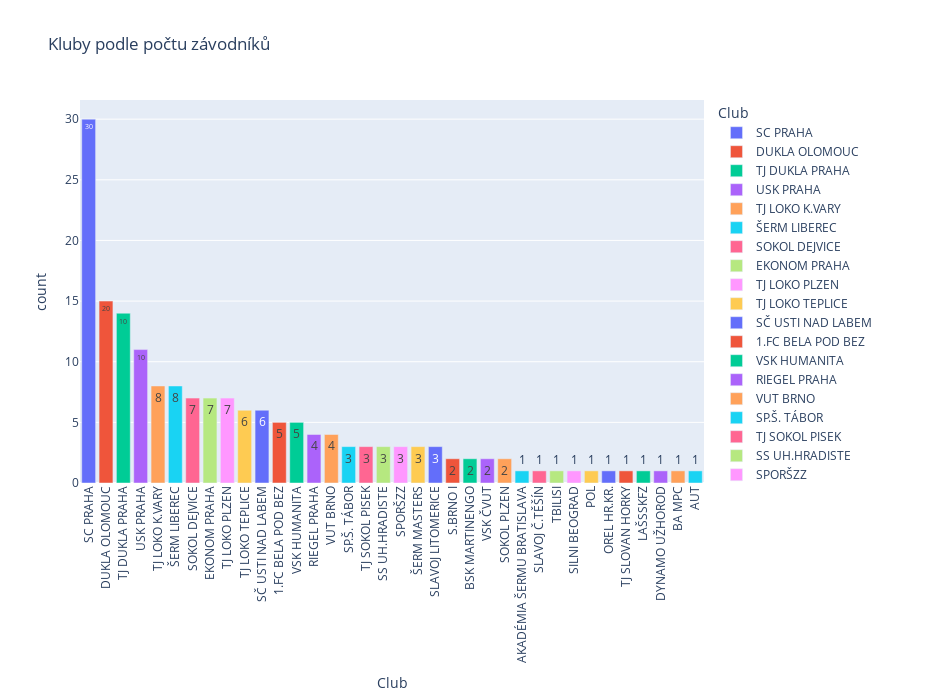

The notebook cell this image was saved under:
### Code cell
d3 = pd.DataFrame({'count' : df.groupby( ["Club"] ).size()}).reset_index()
d3 = d3.sort_values("count", ascending = False)
#d3

fig = px.bar(d3, x= d3["Club"],
             y= d3["count"], 
             color = d3["Club"] ,
             text_auto='.0s',       # případně můžu zap/vyp číselné popisky
             width=950, height=700,
             title="Kluby podle počtu závodníků")

#fig.update_traces(textfont_size=12, textangle=0, cliponaxis=False)
fig.update_layout(xaxis = dict(tickvals = d3["Club"]))
fig.update_xaxes(tickangle=270)

fig.show()

pio.write_html(fig, file="vizualizace/V2_Club.html", auto_open=True)

### Figure 1 — Plotly figure (JSON) as saved in the notebook; plotly's stock layout.template omitted (floating-point values rounded to 4 significant figures)
{"data": [{"alignmentgroup": "True", "hovertemplate": "Club=%{x}<br>count=%{y}<extra></extra>", "legendgroup": "SC PRAHA", "marker": {"color": "#636efa", "pattern": {"shape": ""}}, "name": "SC PRAHA", "offsetgroup": "SC PRAHA", "orientation": "v", "showlegend": true, "textposition": "auto", "texttemplate": "%{y:.0s}", "type": "bar", "x": ["SC PRAHA"], "xaxis": "x", "y": [30], "yaxis": "y"}, {"alignmentgroup": "True", "hovertemplate": "Club=%{x}<br>count=%{y}<extra></extra>", "legendgroup": "DUKLA OLOMOUC", "marker": {"color": "#EF553B", "pattern": {"shape": ""}}, "name": "DUKLA OLOMOUC", "offsetgroup": "DUKLA OLOMOUC", "orientation": "v", "showlegend": true, "textposition": "auto", "texttemplate": "%{y:.0s}", "type": "bar", "x": ["DUKLA OLOMOUC"], "xaxis": "x", "y": [15], "yaxis": "y"}, {"alignmentgroup": "True", "hovertemplate": "Club=%{x}<br>count=%{y}<extra></extra>", "legendgroup": "TJ DUKLA PRAHA", "marker": {"color": "#00cc96", "pattern": {"shape": ""}}, "name": "TJ DUKLA PRAHA", "offsetgroup": "TJ DUKLA PRAHA", "orientation": "v", "showlegend": true, "textposition": "auto", "texttemplate": "%{y:.0s}", "type": "bar", "x": ["TJ DUKLA PRAHA"], "xaxis": "x", "y": [14], "yaxis": "y"}, {"alignmentgroup": "True", "hovertemplate": "Club=%{x}<br>count=%{y}<extra></extra>", "legendgroup": "USK PRAHA", "marker": {"color": "#ab63fa", "pattern": {"shape": ""}}, "name": "USK PRAHA", "offsetgroup": "USK PRAHA", "orientation": "v", "showlegend": true, "textposition": "auto", "texttemplate": "%{y:.0s}", "type": "bar", "x": ["USK PRAHA"], "xaxis": "x", "y": [11], "yaxis": "y"}, {"alignmentgroup": "True", "hovertemplate": "Club=%{x}<br>count=%{y}<extra></extra>", "legendgroup": "TJ LOKO K.VARY", "marker": {"color": "#FFA15A", "pattern": {"shape": ""}}, "name": "TJ LOKO K.VARY", "offsetgroup": "TJ LOKO K.VARY", "orientation": "v", "showlegend": true, "textposition": "auto", "texttemplate": "%{y:.0s}", "type": "bar", "x": ["TJ LOKO K.VARY"], "xaxis": "x", "y": [8], "yaxis": "y"}, {"alignmentgroup": "True", "hovertemplate": "Club=%{x}<br>count=%{y}<extra></extra>", "legendgroup": "ŠERM LIBEREC", "marker": {"color": "#19d3f3", "pattern": {"shape": ""}}, "name": "ŠERM LIBEREC", "offsetgroup": "ŠERM LIBEREC", "orientation": "v", "showlegend": true, "textposition": "auto", "texttemplate": "%{y:.0s}", "type": "bar", "x": ["ŠERM LIBEREC"], "xaxis": "x", "y": [8], "yaxis": "y"}, {"alignmentgroup": "True", "hovertemplate": "Club=%{x}<br>count=%{y}<extra></extra>", "legendgroup": "SOKOL DEJVICE", "marker": {"color": "#FF6692", "pattern": {"shape": ""}}, "name": "SOKOL DEJVICE", "offsetgroup": "SOKOL DEJVICE", "orientation": "v", "showlegend": true, "textposition": "auto", "texttemplate": "%{y:.0s}", "type": "bar", "x": ["SOKOL DEJVICE"], "xaxis": "x", "y": [7], "yaxis": "y"}, {"alignmentgroup": "True", "hovertemplate": "Club=%{x}<br>count=%{y}<extra></extra>", "legendgroup": "EKONOM PRAHA", "marker": {"color": "#B6E880", "pattern": {"shape": ""}}, "name": "EKONOM PRAHA", "offsetgroup": "EKONOM PRAHA", "orientation": "v", "showlegend": true, "textposition": "auto", "texttemplate": "%{y:.0s}", "type": "bar", "x": ["EKONOM PRAHA"], "xaxis": "x", "y": [7], "yaxis": "y"}, {"alignmentgroup": "True", "hovertemplate": "Club=%{x}<br>count=%{y}<extra></extra>", "legendgroup": "TJ LOKO PLZEN", "marker": {"color": "#FF97FF", "pattern": {"shape": ""}}, "name": "TJ LOKO PLZEN", "offsetgroup": "TJ LOKO PLZEN", "orientation": "v", "showlegend": true, "textposition": "auto", "texttemplate": "%{y:.0s}", "type": "bar", "x": ["TJ LOKO PLZEN"], "xaxis": "x", "y": [7], "yaxis": "y"}, {"alignmentgroup": "True", "hovertemplate": "Club=%{x}<br>count=%{y}<extra></extra>", "legendgroup": "TJ LOKO TEPLICE", "marker": {"color": "#FECB52", "pattern": {"shape": ""}}, "name": "TJ LOKO TEPLICE", "offsetgroup": "TJ LOKO TEPLICE", "orientation": "v", "showlegend": true, "textposition": "auto", "texttemplate": "%{y:.0s}", "type": "bar", "x": ["TJ LOKO TEPLICE"], "xaxis": "x", "y": [6], "yaxis": "y"}, {"alignmentgroup": "True", "hovertemplate": "Club=%{x}<br>count=%{y}<extra></extra>", "legendgroup": "SČ USTI NAD LABEM", "marker": {"color": "#636efa", "pattern": {"shape": ""}}, "name": "SČ USTI NAD LABEM", "offsetgroup": "SČ USTI NAD LABEM", "orientation": "v", "showlegend": true, "textposition": "auto", "texttemplate": "%{y:.0s}", "type": "bar", "x": ["SČ USTI NAD LABEM"], "xaxis": "x", "y": [6], "yaxis": "y"}, {"alignmentgroup": "True", "hovertemplate": "Club=%{x}<br>count=%{y}<extra></extra>", "legendgroup": "1.FC BELA POD BEZ", "marker": {"color": "#EF553B", "pattern": {"shape": ""}}, "name": "1.FC BELA POD BEZ", "offsetgroup": "1.FC BELA POD BEZ", "orientation": "v", "showlegend": true, "textposition": "auto", "texttemplate": "%{y:.0s}", "type": "bar", "x": ["1.FC BELA POD BEZ"], "xaxis": "x", "y": [5], "yaxis": "y"}, {"alignmentgroup": "True", "hovertemplate": "Club=%{x}<br>count=%{y}<extra></extra>", "legendgroup": "VSK HUMANITA", "marker": {"color": "#00cc96", "pattern": {"shape": ""}}, "name": "VSK HUMANITA", "offsetgroup": "VSK HUMANITA", "orientation": "v", "showlegend": true, "textposition": "auto", "texttemplate": "%{y:.0s}", "type": "bar", "x": ["VSK HUMANITA"], "xaxis": "x", "y": [5], "yaxis": "y"}, {"alignmentgroup": "True", "hovertemplate": "Club=%{x}<br>count=%{y}<extra></extra>", "legendgroup": "RIEGEL PRAHA", "marker": {"color": "#ab63fa", "pattern": {"shape": ""}}, "name": "RIEGEL PRAHA", "offsetgroup": "RIEGEL PRAHA", "orientation": "v", "showlegend": true, "textposition": "auto", "texttemplate": "%{y:.0s}", "type": "bar", "x": ["RIEGEL PRAHA"], "xaxis": "x", "y": [4], "yaxis": "y"}, {"alignmentgroup": "True", "hovertemplate": "Club=%{x}<br>count=%{y}<extra></extra>", "legendgroup": "VUT BRNO", "marker": {"color": "#FFA15A", "pattern": {"shape": ""}}, "name": "VUT BRNO", "offsetgroup": "VUT BRNO", "orientation": "v", "showlegend": true, "textposition": "auto", "texttemplate": "%{y:.0s}", "type": "bar", "x": ["VUT BRNO"], "xaxis": "x", "y": [4], "yaxis": "y"}, {"alignmentgroup": "True", "hovertemplate": "Club=%{x}<br>count=%{y}<extra></extra>", "legendgroup": "SP.Š. TÁBOR", "marker": {"color": "#19d3f3", "pattern": {"shape": ""}}, "name": "SP.Š. TÁBOR", "offsetgroup": "SP.Š. TÁBOR", "orientation": "v", "showlegend": true, "textposition": "auto", "texttemplate": "%{y:.0s}", "type": "bar", "x": ["SP.Š. TÁBOR"], "xaxis": "x", "y": [3], "yaxis": "y"}, {"alignmentgroup": "True", "hovertemplate": "Club=%{x}<br>count=%{y}<extra></extra>", "legendgroup": "TJ SOKOL PISEK", "marker": {"color": "#FF6692", "pattern": {"shape": ""}}, "name": "TJ SOKOL PISEK", "offsetgroup": "TJ SOKOL PISEK", "orientation": "v", "showlegend": true, "textposition": "auto", "texttemplate": "%{y:.0s}", "type": "bar", "x": ["TJ SOKOL PISEK"], "xaxis": "x", "y": [3], "yaxis": "y"}, {"alignmentgroup": "True", "hovertemplate": "Club=%{x}<br>count=%{y}<extra></extra>", "legendgroup": "SS UH.HRADISTE", "marker": {"color": "#B6E880", "pattern": {"shape": ""}}, "name": "SS UH.HRADISTE", "offsetgroup": "SS UH.HRADISTE", "orientation": "v", "showlegend": true, "textposition": "auto", "texttemplate": "%{y:.0s}", "type": "bar", "x": ["SS UH.HRADISTE"], "xaxis": "x", "y": [3], "yaxis": "y"}, {"alignmentgroup": "True", "hovertemplate": "Club=%{x}<br>count=%{y}<extra></extra>", "legendgroup": "SPORŠZZ", "marker": {"color": "#FF97FF", "pattern": {"shape": ""}}, "name": "SPORŠZZ", "offsetgroup": "SPORŠZZ", "orientation": "v", "showlegend": true, "textposition": "auto", "texttemplate": "%{y:.0s}", "type": "bar", "x": ["SPORŠZZ"], "xaxis": "x", "y": [3], "yaxis": "y"}, {"alignmentgroup": "True", "hovertemplate": "Club=%{x}<br>count=%{y}<extra></extra>", "legendgroup": "ŠERM MASTERS", "marker": {"color": "#FECB52", "pattern": {"shape": ""}}, "name": "ŠERM MASTERS", "offsetgroup": "ŠERM MASTERS", "orientation": "v", "showlegend": true, "textposition": "auto", "texttemplate": "%{y:.0s}", "type": "bar", "x": ["ŠERM MASTERS"], "xaxis": "x", "y": [3], "yaxis": "y"}, {"alignmentgroup": "True", "hovertemplate": "Club=%{x}<br>count=%{y}<extra></extra>", "legendgroup": "SLAVOJ LITOMERICE", "marker": {"color": "#636efa", "pattern": {"shape": ""}}, "name": "SLAVOJ LITOMERICE", "offsetgroup": "SLAVOJ LITOMERICE", "orientation": "v", "showlegend": true, "textposition": "auto", "texttemplate": "%{y:.0s}", "type": "bar", "x": ["SLAVOJ LITOMERICE"], "xaxis": "x", "y": [3], "yaxis": "y"}, {"alignmentgroup": "True", "hovertemplate": "Club=%{x}<br>count=%{y}<extra></extra>", "legendgroup": "S.BRNO I", "marker": {"color": "#EF553B", "pattern": {"shape": ""}}, "name": "S.BRNO I", "offsetgroup": "S.BRNO I", "orientation": "v", "showlegend": true, "textposition": "auto", "texttemplate": "%{y:.0s}", "type": "bar", "x": ["S.BRNO I"], "xaxis": "x", "y": [2], "yaxis": "y"}, {"alignmentgroup": "True", "hovertemplate": "Club=%{x}<br>count=%{y}<extra></extra>", "legendgroup": "BSK MARTINENGO", "marker": {"color": "#00cc96", "pattern": {"shape": ""}}, "name": "BSK MARTINENGO", "offsetgroup": "BSK MARTINENGO", "orientation": "v", "showlegend": true, "textposition": "auto", "texttemplate": "%{y:.0s}", "type": "bar", "x": ["BSK MARTINENGO"], "xaxis": "x", "y": [2], "yaxis": "y"}, {"alignmentgroup": "True", "hovertemplate": "Club=%{x}<br>count=%{y}<extra></extra>", "legendgroup": "VSK ČVUT", "marker": {"color": "#ab63fa", "pattern": {"shape": ""}}, "name": "VSK ČVUT", "offsetgroup": "VSK ČVUT", "orientation": "v", "showlegend": true, "textposition": "auto", "texttemplate": "%{y:.0s}", "type": "bar", "x": ["VSK ČVUT"], "xaxis": "x", "y": [2], "yaxis": "y"}, {"alignmentgroup": "True", "hovertemplate": "Club=%{x}<br>count=%{y}<extra></extra>", "legendgroup": "SOKOL PLZEN", "marker": {"color": "#FFA15A", "pattern": {"shape": ""}}, "name": "SOKOL PLZEN", "offsetgroup": "SOKOL PLZEN", "orientation": "v", "showlegend": true, "textposition": "auto", "texttemplate": "%{y:.0s}", "type": "bar", "x": ["SOKOL PLZEN"], "xaxis": "x", "y": [2], "yaxis": "y"}, {"alignmentgroup": "True", "hovertemplate": "Club=%{x}<br>count=%{y}<extra></extra>", "legendgroup": "AKADÉMIA ŠERMU BRATISLAVA", "marker": {"color": "#19d3f3", "pattern": {"shape": ""}}, "name": "AKADÉMIA ŠERMU BRATISLAVA", "offsetgroup": "AKADÉMIA ŠERMU BRATISLAVA", "orientation": "v", "showlegend": true, "textposition": "auto", "texttemplate": "%{y:.0s}", "type": "bar", "x": ["AKADÉMIA ŠERMU BRATISLAVA"], "xaxis": "x", "y": [1], "yaxis": "y"}, {"alignmentgroup": "True", "hovertemplate": "Club=%{x}<br>count=%{y}<extra></extra>", "legendgroup": "SLAVOJ Č.TĚŠÍN", "marker": {"color": "#FF6692", "pattern": {"shape": ""}}, "name": "SLAVOJ Č.TĚŠÍN", "offsetgroup": "SLAVOJ Č.TĚŠÍN", "orientation": "v", "showlegend": true, "textposition": "auto", "texttemplate": "%{y:.0s}", "type": "bar", "x": ["SLAVOJ Č.TĚŠÍN"], "xaxis": "x", "y": [1], "yaxis": "y"}, {"alignmentgroup": "True", "hovertemplate": "Club=%{x}<br>count=%{y}<extra></extra>", "legendgroup": "TBILISI", "marker": {"color": "#B6E880", "pattern": {"shape": ""}}, "name": "TBILISI", "offsetgroup": "TBILISI", "orientation": "v", "showlegend": true, "textposition": "auto", "texttemplate": "%{y:.0s}", "type": "bar", "x": ["TBILISI"], "xaxis": "x", "y": [1], "yaxis": "y"}, {"alignmentgroup": "True", "hovertemplate": "Club=%{x}<br>count=%{y}<extra></extra>", "legendgroup": "SILNI BEOGRAD", "marker": {"color": "#FF97FF", "pattern": {"shape": ""}}, "name": "SILNI BEOGRAD", "offsetgroup": "SILNI BEOGRAD", "orientation": "v", "showlegend": true, "textposition": "auto", "texttemplate": "%{y:.0s}", "type": "bar", "x": ["SILNI BEOGRAD"], "xaxis": "x", "y": [1], "yaxis": "y"}, {"alignmentgroup": "True", "hovertemplate": "Club=%{x}<br>count=%{y}<extra></extra>", "legendgroup": "POL", "marker": {"color": "#FECB52", "pattern": {"shape": ""}}, "name": "POL", "offsetgroup": "POL", "orientation": "v", "showlegend": true, "textposition": "auto", "texttemplate": "%{y:.0s}", "type": "bar", "x": ["POL"], "xaxis": "x", "y": [1], "yaxis": "y"}, {"alignmentgroup": "True", "hovertemplate": "Club=%{x}<br>count=%{y}<extra></extra>", "legendgroup": "OREL HR.KR.", "marker": {"color": "#636efa", "pattern": {"shape": ""}}, "name": "OREL HR.KR.", "offsetgroup": "OREL HR.KR.", "orientation": "v", "showlegend": true, "textposition": "auto", "texttemplate": "%{y:.0s}", "type": "bar", "x": ["OREL HR.KR."], "xaxis": "x", "y": [1], "yaxis": "y"}, {"alignmentgroup": "True", "hovertemplate": "Club=%{x}<br>count=%{y}<extra></extra>", "legendgroup": "TJ SLOVAN HORKY", "marker": {"color": "#EF553B", "pattern": {"shape": ""}}, "name": "TJ SLOVAN HORKY", "offsetgroup": "TJ SLOVAN HORKY", "orientation": "v", "showlegend": true, "textposition": "auto", "texttemplate": "%{y:.0s}", "type": "bar", "x": ["TJ SLOVAN HORKY"], "xaxis": "x", "y": [1], "yaxis": "y"}, {"alignmentgroup": "True", "hovertemplate": "Club=%{x}<br>count=%{y}<extra></extra>", "legendgroup": "LAŠSSKFZ", "marker": {"color": "#00cc96", "pattern": {"shape": ""}}, "name": "LAŠSSKFZ", "offsetgroup": "LAŠSSKFZ", "orientation": "v", "showlegend": true, "textposition": "auto", "texttemplate": "%{y:.0s}", "type": "bar", "x": ["LAŠSSKFZ"], "xaxis": "x", "y": [1], "yaxis": "y"}, {"alignmentgroup": "True", "hovertemplate": "Club=%{x}<br>count=%{y}<extra></extra>", "legendgroup": "DYNAMO UŽHOROD", "marker": {"color": "#ab63fa", "pattern": {"shape": ""}}, "name": "DYNAMO UŽHOROD", "offsetgroup": "DYNAMO UŽHOROD", "orientation": "v", "showlegend": true, "textposition": "auto", "texttemplate": "%{y:.0s}", "type": "bar", "x": ["DYNAMO UŽHOROD"], "xaxis": "x", "y": [1], "yaxis": "y"}, {"alignmentgroup": "True", "hovertemplate": "Club=%{x}<br>count=%{y}<extra></extra>", "legendgroup": "BA MPC", "marker": {"color": "#FFA15A", "pattern": {"shape": ""}}, "name": "BA MPC", "offsetgroup": "BA MPC", "orientation": "v", "showlegend": true, "textposition": "auto", "texttemplate": "%{y:.0s}", "type": "bar", "x": ["BA MPC"], "xaxis": "x", "y": [1], "yaxis": "y"}, {"alignmentgroup": "True", "hovertemplate": "Club=%{x}<br>count=%{y}<extra></extra>", "legendgroup": "AUT", "marker": {"color": "#19d3f3", "pattern": {"shape": ""}}, "name": "AUT", "offsetgroup": "AUT", "orientation": "v", "showlegend": true, "textposition": "auto", "texttemplate": "%{y:.0s}", "type": "bar", "x": ["AUT"], "xaxis": "x", "y": [1], "yaxis": "y"}], "layout": {"barmode": "relative", "height": 700, "legend": {"title": {"text": "Club"}, "tracegroupgap": 0}, "title": {"text": "Kluby podle počtu závodníků"}, "width": 950, "xaxis": {"anchor": "y", "autorange": true, "categoryarray": ["SC PRAHA", "DUKLA OLOMOUC", "TJ DUKLA PRAHA", "USK PRAHA", "TJ LOKO K.VARY", "ŠERM LIBEREC", "SOKOL DEJVICE", "EKONOM PRAHA", "TJ LOKO PLZEN", "TJ LOKO TEPLICE", "SČ USTI NAD LABEM", "1.FC BELA POD BEZ", "VSK HUMANITA", "RIEGEL PRAHA", "VUT BRNO", "SP.Š. TÁBOR", "TJ SOKOL PISEK", "SS UH.HRADISTE", "SPORŠZZ", "ŠERM MASTERS", "SLAVOJ LITOMERICE", "S.BRNO I", "BSK MARTINENGO", "VSK ČVUT", "SOKOL PLZEN", "AKADÉMIA ŠERMU BRATISLAVA", "SLAVOJ Č.TĚŠÍN", "TBILISI", "SILNI BEOGRAD", "POL", "OREL HR.KR.", "TJ SLOVAN HORKY", "LAŠSSKFZ", "DYNAMO UŽHOROD", "BA MPC", "AUT"], "categoryorder": "array", "domain": [0, 1], "range": [-0.5, 35.5], "tickangle": -90, "tickvals": ["SC PRAHA", "DUKLA OLOMOUC", "TJ DUKLA PRAHA", "USK PRAHA", "TJ LOKO K.VARY", "ŠERM LIBEREC", "SOKOL DEJVICE", "EKONOM PRAHA", "TJ LOKO PLZEN", "TJ LOKO TEPLICE", "SČ USTI NAD LABEM", "1.FC BELA POD BEZ", "VSK HUMANITA", "RIEGEL PRAHA", "VUT BRNO", "SP.Š. TÁBOR", "TJ SOKOL PISEK", "SS UH.HRADISTE", "SPORŠZZ", "ŠERM MASTERS", "SLAVOJ LITOMERICE", "S.BRNO I", "BSK MARTINENGO", "VSK ČVUT", "SOKOL PLZEN", "AKADÉMIA ŠERMU BRATISLAVA", "SLAVOJ Č.TĚŠÍN", "TBILISI", "SILNI BEOGRAD", "POL", "OREL HR.KR.", "TJ SLOVAN HORKY", "LAŠSSKFZ", "DYNAMO UŽHOROD", "BA MPC", "AUT"], "title": {"text": "Club"}, "type": "category"}, "yaxis": {"anchor": "x", "autorange": true, "domain": [0, 1], "range": [0, 31.58], "title": {"text": "count"}, "type": "linear"}}}
